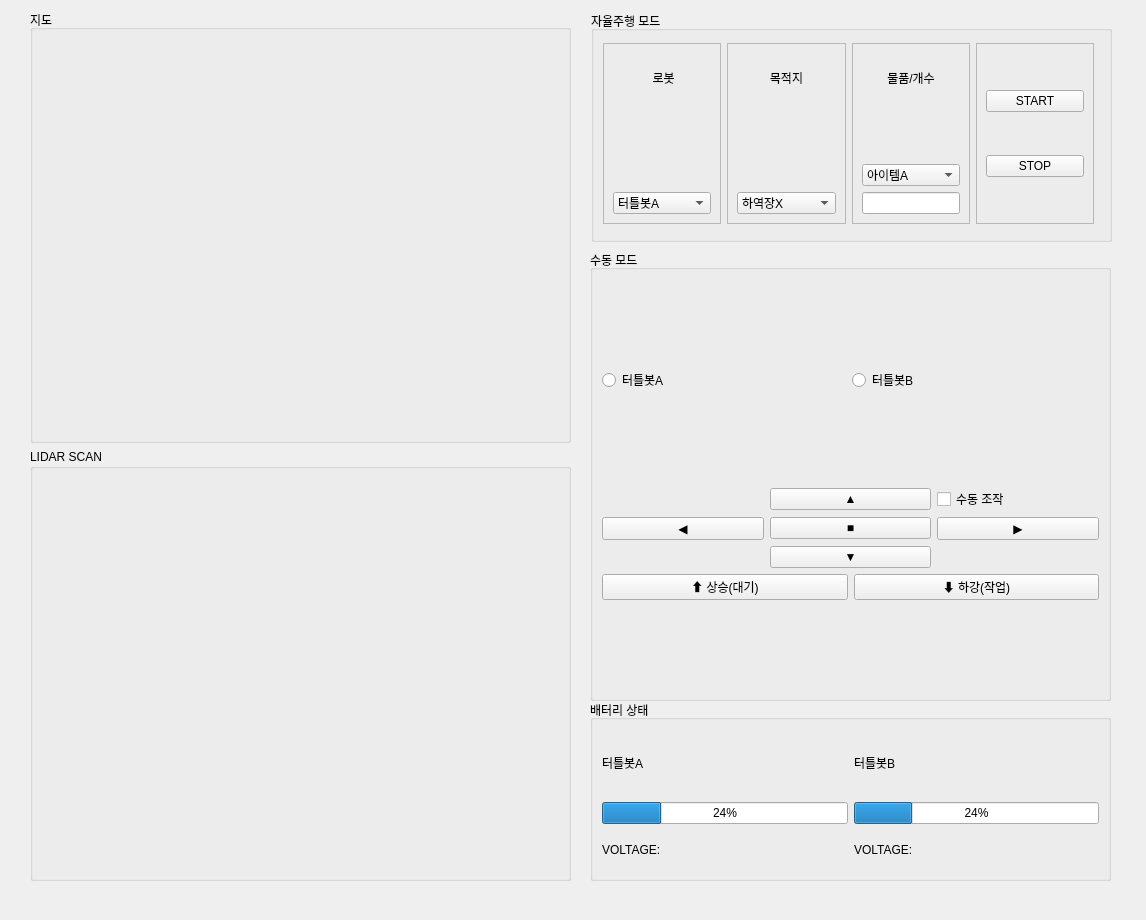
<?xml version="1.0" encoding="UTF-8"?>
<ui version="4.0">
 <class>Tab1</class>
 <widget class="QWidget" name="Tab1">
  <property name="geometry">
   <rect>
    <x>0</x>
    <y>0</y>
    <width>1146</width>
    <height>920</height>
   </rect>
  </property>
  <property name="windowTitle">
   <string>Form</string>
  </property>
  <widget class="QWidget" name="verticalLayoutWidget">
   <property name="geometry">
    <rect>
     <x>30</x>
     <y>10</y>
     <width>541</width>
     <height>871</height>
    </rect>
   </property>
   <layout class="QVBoxLayout" name="verticalLayout_6">
    <item>
     <widget class="QGroupBox" name="groupBox_2">
      <property name="title">
       <string>지도</string>
      </property>
      <widget class="MapWidget" name="mapWidget" native="true">
       <property name="geometry">
        <rect>
         <x>0</x>
         <y>30</y>
         <width>531</width>
         <height>391</height>
        </rect>
       </property>
      </widget>
     </widget>
    </item>
    <item>
     <widget class="QGroupBox" name="groupBox_3">
      <property name="title">
       <string>LIDAR SCAN</string>
      </property>
      <widget class="LidarWidget" name="lidarWidget" native="true">
       <property name="geometry">
        <rect>
         <x>10</x>
         <y>30</y>
         <width>521</width>
         <height>391</height>
        </rect>
       </property>
      </widget>
     </widget>
    </item>
   </layout>
  </widget>
  <widget class="QGroupBox" name="groupBattery">
   <property name="geometry">
    <rect>
     <x>590</x>
     <y>700</y>
     <width>521</width>
     <height>181</height>
    </rect>
   </property>
   <property name="title">
    <string>배터리 상태</string>
   </property>
   <layout class="QVBoxLayout" name="verticalLayout_4">
    <item>
     <layout class="QHBoxLayout" name="horizontalLayout_6">
      <item>
       <widget class="QLabel" name="label_2">
        <property name="text">
         <string>터틀봇A</string>
        </property>
       </widget>
      </item>
      <item>
       <widget class="QLabel" name="label_5">
        <property name="text">
         <string>터틀봇B</string>
        </property>
       </widget>
      </item>
     </layout>
    </item>
    <item>
     <layout class="QHBoxLayout" name="horizontalLayout_3">
      <item>
       <layout class="QVBoxLayout" name="verticalLayout_8">
        <item>
         <widget class="QProgressBar" name="barBattery">
          <property name="value">
           <number>24</number>
          </property>
         </widget>
        </item>
        <item>
         <widget class="QLabel" name="lblVoltageValue">
          <property name="text">
           <string>VOLTAGE:</string>
          </property>
         </widget>
        </item>
       </layout>
      </item>
      <item>
       <layout class="QVBoxLayout" name="verticalLayout_7">
        <item>
         <widget class="QProgressBar" name="barBattery_2">
          <property name="value">
           <number>24</number>
          </property>
         </widget>
        </item>
        <item>
         <widget class="QLabel" name="lblVoltageValue_2">
          <property name="text">
           <string>VOLTAGE:</string>
          </property>
         </widget>
        </item>
       </layout>
      </item>
     </layout>
    </item>
   </layout>
  </widget>
  <widget class="QWidget" name="layoutWidget">
   <property name="geometry">
    <rect>
     <x>590</x>
     <y>250</y>
     <width>521</width>
     <height>451</height>
    </rect>
   </property>
   <layout class="QVBoxLayout" name="verticalLayout_3">
    <item>
     <widget class="QGroupBox" name="groupBattery_2">
      <property name="title">
       <string>수동 모드</string>
      </property>
      <layout class="QVBoxLayout" name="verticalLayout_5">
       <item>
        <layout class="QHBoxLayout" name="horizontalLayout_5">
         <property name="spacing">
          <number>3</number>
         </property>
         <item>
          <widget class="QRadioButton" name="rbtnTargetA">
           <property name="text">
            <string>터틀봇A</string>
           </property>
          </widget>
         </item>
         <item>
          <widget class="QRadioButton" name="rbtnTargetB">
           <property name="text">
            <string>터틀봇B</string>
           </property>
          </widget>
         </item>
        </layout>
       </item>
       <item>
        <layout class="QVBoxLayout" name="verticalLayout">
         <item>
          <layout class="QHBoxLayout" name="horizontalLayout">
           <item>
            <layout class="QGridLayout" name="gridLayout">
             <item row="0" column="1">
              <widget class="QPushButton" name="pPBForward">
               <property name="text">
                <string>▲</string>
               </property>
              </widget>
             </item>
             <item row="1" column="0">
              <widget class="QPushButton" name="pPBLeft">
               <property name="text">
                <string>◀</string>
               </property>
              </widget>
             </item>
             <item row="2" column="1">
              <widget class="QPushButton" name="pPBBackward">
               <property name="text">
                <string>▼</string>
               </property>
              </widget>
             </item>
             <item row="1" column="1">
              <widget class="QPushButton" name="pPBStop">
               <property name="text">
                <string>■</string>
               </property>
              </widget>
             </item>
             <item row="0" column="2">
              <widget class="QCheckBox" name="checkBox">
               <property name="text">
                <string>수동 조작</string>
               </property>
              </widget>
             </item>
             <item row="1" column="2">
              <widget class="QPushButton" name="pPBRight">
               <property name="text">
                <string>▶</string>
               </property>
              </widget>
             </item>
            </layout>
           </item>
          </layout>
         </item>
         <item>
          <layout class="QHBoxLayout" name="horizontalLayout_2">
           <item>
            <widget class="QPushButton" name="pPBServo0">
             <property name="text">
              <string>⬆️ 상승(대기)</string>
             </property>
            </widget>
           </item>
           <item>
            <widget class="QPushButton" name="pPBServo30">
             <property name="text">
              <string>⬇️ 하강(작업)</string>
             </property>
            </widget>
           </item>
          </layout>
         </item>
        </layout>
       </item>
      </layout>
     </widget>
    </item>
   </layout>
  </widget>
  <widget class="QGroupBox" name="groupBox">
   <property name="geometry">
    <rect>
     <x>591</x>
     <y>11</y>
     <width>521</width>
     <height>231</height>
    </rect>
   </property>
   <property name="title">
    <string>자율주행 모드</string>
   </property>
   <widget class="QWidget" name="layoutWidget_2">
    <property name="geometry">
     <rect>
      <x>12</x>
      <y>32</y>
      <width>491</width>
      <height>181</height>
     </rect>
    </property>
    <layout class="QHBoxLayout" name="horizontalLayout_4" stretch="1,1,1,1">
     <item>
      <widget class="QFrame" name="frame_2">
       <property name="sizePolicy">
        <sizepolicy hsizetype="Preferred" vsizetype="Expanding">
         <horstretch>0</horstretch>
         <verstretch>0</verstretch>
        </sizepolicy>
       </property>
       <property name="minimumSize">
        <size>
         <width>0</width>
         <height>150</height>
        </size>
       </property>
       <property name="frameShape">
        <enum>QFrame::Shape::StyledPanel</enum>
       </property>
       <property name="frameShadow">
        <enum>QFrame::Shadow::Raised</enum>
       </property>
       <layout class="QVBoxLayout" name="verticalLayout_2">
        <item>
         <widget class="QLabel" name="label">
          <property name="sizePolicy">
           <sizepolicy hsizetype="Preferred" vsizetype="Preferred">
            <horstretch>0</horstretch>
            <verstretch>0</verstretch>
           </sizepolicy>
          </property>
          <property name="minimumSize">
           <size>
            <width>0</width>
            <height>50</height>
           </size>
          </property>
          <property name="text">
           <string> 로봇</string>
          </property>
          <property name="alignment">
           <set>Qt::AlignmentFlag::AlignCenter</set>
          </property>
         </widget>
        </item>
        <item>
         <spacer name="verticalSpacer">
          <property name="orientation">
           <enum>Qt::Orientation::Vertical</enum>
          </property>
          <property name="sizeType">
           <enum>QSizePolicy::Policy::MinimumExpanding</enum>
          </property>
          <property name="sizeHint" stdset="0">
           <size>
            <width>20</width>
            <height>40</height>
           </size>
          </property>
         </spacer>
        </item>
        <item>
         <widget class="QComboBox" name="cbRobot">
          <item>
           <property name="text">
            <string>터틀봇A</string>
           </property>
          </item>
          <item>
           <property name="text">
            <string>터틀봇B</string>
           </property>
          </item>
         </widget>
        </item>
       </layout>
      </widget>
     </item>
     <item>
      <widget class="QFrame" name="frame_3">
       <property name="sizePolicy">
        <sizepolicy hsizetype="Preferred" vsizetype="Expanding">
         <horstretch>0</horstretch>
         <verstretch>0</verstretch>
        </sizepolicy>
       </property>
       <property name="minimumSize">
        <size>
         <width>0</width>
         <height>150</height>
        </size>
       </property>
       <property name="frameShape">
        <enum>QFrame::Shape::StyledPanel</enum>
       </property>
       <property name="frameShadow">
        <enum>QFrame::Shadow::Raised</enum>
       </property>
       <layout class="QVBoxLayout" name="verticalLayout_9">
        <item>
         <widget class="QLabel" name="label_3">
          <property name="sizePolicy">
           <sizepolicy hsizetype="Preferred" vsizetype="Preferred">
            <horstretch>0</horstretch>
            <verstretch>0</verstretch>
           </sizepolicy>
          </property>
          <property name="minimumSize">
           <size>
            <width>0</width>
            <height>50</height>
           </size>
          </property>
          <property name="text">
           <string>목적지</string>
          </property>
          <property name="alignment">
           <set>Qt::AlignmentFlag::AlignCenter</set>
          </property>
         </widget>
        </item>
        <item>
         <spacer name="verticalSpacer_2">
          <property name="orientation">
           <enum>Qt::Orientation::Vertical</enum>
          </property>
          <property name="sizeType">
           <enum>QSizePolicy::Policy::MinimumExpanding</enum>
          </property>
          <property name="sizeHint" stdset="0">
           <size>
            <width>20</width>
            <height>40</height>
           </size>
          </property>
         </spacer>
        </item>
        <item>
         <widget class="QComboBox" name="cbDest">
          <item>
           <property name="text">
            <string>하역장X</string>
           </property>
          </item>
          <item>
           <property name="text">
            <string>하역장Y</string>
           </property>
          </item>
          <item>
           <property name="text">
            <string>하역장Z</string>
           </property>
          </item>
          <item>
           <property name="text">
            <string>상차장</string>
           </property>
          </item>
          <item>
           <property name="text">
            <string>충전소A</string>
           </property>
          </item>
          <item>
           <property name="text">
            <string>충전소B</string>
           </property>
          </item>
         </widget>
        </item>
       </layout>
      </widget>
     </item>
     <item>
      <widget class="QFrame" name="frame_4">
       <property name="sizePolicy">
        <sizepolicy hsizetype="Preferred" vsizetype="Expanding">
         <horstretch>0</horstretch>
         <verstretch>0</verstretch>
        </sizepolicy>
       </property>
       <property name="minimumSize">
        <size>
         <width>0</width>
         <height>150</height>
        </size>
       </property>
       <property name="frameShape">
        <enum>QFrame::Shape::StyledPanel</enum>
       </property>
       <property name="frameShadow">
        <enum>QFrame::Shadow::Raised</enum>
       </property>
       <layout class="QVBoxLayout" name="verticalLayout_10">
        <item>
         <widget class="QLabel" name="label_4">
          <property name="sizePolicy">
           <sizepolicy hsizetype="Preferred" vsizetype="Preferred">
            <horstretch>0</horstretch>
            <verstretch>0</verstretch>
           </sizepolicy>
          </property>
          <property name="minimumSize">
           <size>
            <width>0</width>
            <height>50</height>
           </size>
          </property>
          <property name="text">
           <string>물품/개수</string>
          </property>
          <property name="alignment">
           <set>Qt::AlignmentFlag::AlignCenter</set>
          </property>
         </widget>
        </item>
        <item>
         <spacer name="verticalSpacer_3">
          <property name="orientation">
           <enum>Qt::Orientation::Vertical</enum>
          </property>
          <property name="sizeType">
           <enum>QSizePolicy::Policy::MinimumExpanding</enum>
          </property>
          <property name="sizeHint" stdset="0">
           <size>
            <width>20</width>
            <height>40</height>
           </size>
          </property>
         </spacer>
        </item>
        <item>
         <widget class="QComboBox" name="cbItem">
          <item>
           <property name="text">
            <string>아이템A</string>
           </property>
          </item>
          <item>
           <property name="text">
            <string>아이템B</string>
           </property>
          </item>
          <item>
           <property name="text">
            <string>아이템C</string>
           </property>
          </item>
         </widget>
        </item>
        <item>
         <widget class="QLineEdit" name="cbCount"/>
        </item>
       </layout>
      </widget>
     </item>
     <item>
      <widget class="QFrame" name="frame_5">
       <property name="sizePolicy">
        <sizepolicy hsizetype="Preferred" vsizetype="Expanding">
         <horstretch>0</horstretch>
         <verstretch>0</verstretch>
        </sizepolicy>
       </property>
       <property name="frameShape">
        <enum>QFrame::Shape::StyledPanel</enum>
       </property>
       <property name="frameShadow">
        <enum>QFrame::Shadow::Raised</enum>
       </property>
       <layout class="QVBoxLayout" name="verticalLayout_11">
        <item>
         <widget class="QPushButton" name="btnStart">
          <property name="text">
           <string>START</string>
          </property>
         </widget>
        </item>
        <item>
         <widget class="QPushButton" name="btnStopNavi">
          <property name="text">
           <string>STOP</string>
          </property>
         </widget>
        </item>
       </layout>
      </widget>
     </item>
    </layout>
   </widget>
  </widget>
 </widget>
 <customwidgets>
  <customwidget>
   <class>MapWidget</class>
   <extends>QWidget</extends>
   <header location="global">mapwidget.h</header>
   <container>1</container>
  </customwidget>
  <customwidget>
   <class>LidarWidget</class>
   <extends>QWidget</extends>
   <header location="global">lidarwidget.h</header>
   <container>1</container>
  </customwidget>
 </customwidgets>
 <resources/>
 <connections/>
</ui>
